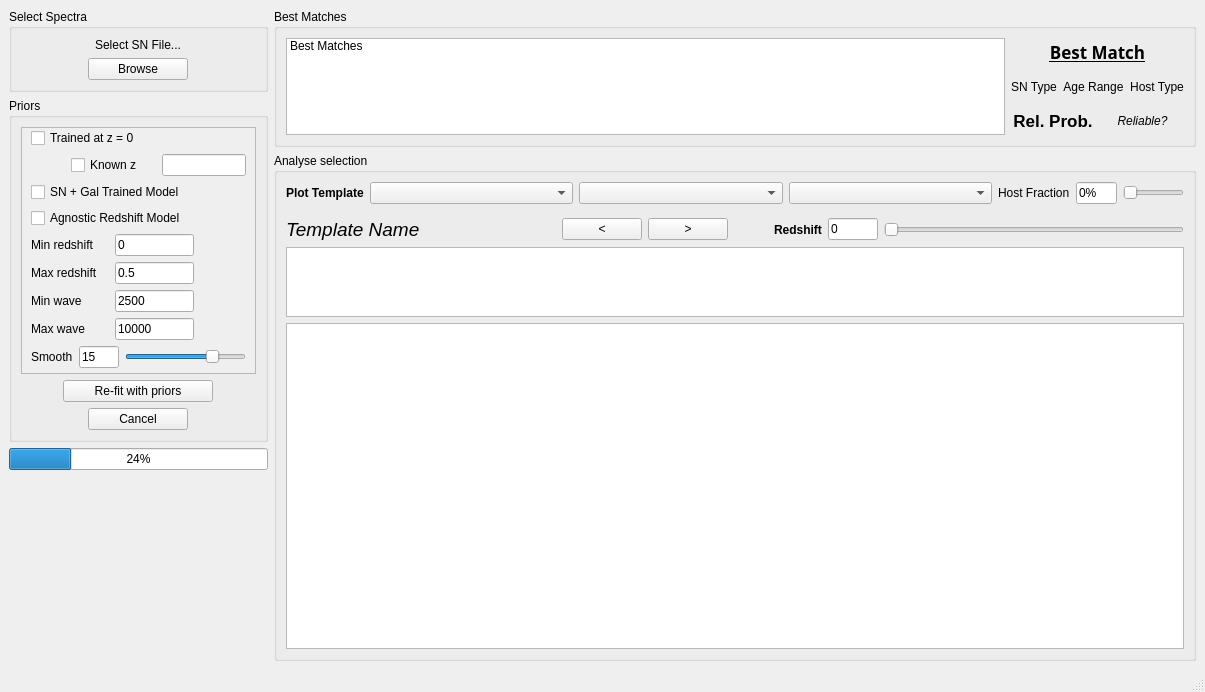
<?xml version="1.0" encoding="UTF-8"?>
<ui version="4.0">
 <class>MainWindow</class>
 <widget class="QMainWindow" name="MainWindow">
  <property name="geometry">
   <rect>
    <x>0</x>
    <y>0</y>
    <width>1205</width>
    <height>692</height>
   </rect>
  </property>
  <property name="windowTitle">
   <string>DASH</string>
  </property>
  <property name="windowOpacity">
   <double>1.000000000000000</double>
  </property>
  <widget class="QWidget" name="centralwidget">
   <layout class="QHBoxLayout" name="horizontalLayout_3" stretch="9,32">
    <item>
     <layout class="QVBoxLayout" name="verticalLayout" stretch="0,0,0,0">
      <property name="sizeConstraint">
       <enum>QLayout::SetMaximumSize</enum>
      </property>
      <property name="bottomMargin">
       <number>0</number>
      </property>
      <item>
       <widget class="QGroupBox" name="groupBox_2">
        <property name="title">
         <string>Select Spectra</string>
        </property>
        <layout class="QVBoxLayout" name="verticalLayout_7" stretch="0">
         <item>
          <layout class="QGridLayout" name="gridLayout_2" rowstretch="0,0" rowminimumheight="0,0">
           <property name="sizeConstraint">
            <enum>QLayout::SetDefaultConstraint</enum>
           </property>
           <item row="1" column="0" alignment="Qt::AlignHCenter">
            <widget class="QPushButton" name="btnBrowse">
             <property name="minimumSize">
              <size>
               <width>100</width>
               <height>0</height>
              </size>
             </property>
             <property name="maximumSize">
              <size>
               <width>100</width>
               <height>50</height>
              </size>
             </property>
             <property name="layoutDirection">
              <enum>Qt::LeftToRight</enum>
             </property>
             <property name="text">
              <string>Browse</string>
             </property>
            </widget>
           </item>
           <item row="0" column="0">
            <layout class="QHBoxLayout" name="horizontalLayout_8">
             <property name="sizeConstraint">
              <enum>QLayout::SetFixedSize</enum>
             </property>
             <item alignment="Qt::AlignHCenter|Qt::AlignVCenter">
              <widget class="QLabel" name="lblInputFilename">
               <property name="maximumSize">
                <size>
                 <width>200</width>
                 <height>16777215</height>
                </size>
               </property>
               <property name="text">
                <string>Select SN File...</string>
               </property>
              </widget>
             </item>
            </layout>
           </item>
          </layout>
         </item>
        </layout>
       </widget>
      </item>
      <item>
       <widget class="QGroupBox" name="groupBox">
        <property name="title">
         <string>Priors</string>
        </property>
        <layout class="QVBoxLayout" name="verticalLayout_6" stretch="1,0,0">
         <item>
          <widget class="QScrollArea" name="scrollArea">
           <property name="sizePolicy">
            <sizepolicy hsizetype="Expanding" vsizetype="Expanding">
             <horstretch>0</horstretch>
             <verstretch>0</verstretch>
            </sizepolicy>
           </property>
           <property name="widgetResizable">
            <bool>true</bool>
           </property>
           <widget class="QWidget" name="scrollAreaWidgetContents">
            <property name="geometry">
             <rect>
              <x>0</x>
              <y>0</y>
              <width>223</width>
              <height>263</height>
             </rect>
            </property>
            <layout class="QVBoxLayout" name="verticalLayout_4" stretch="0">
             <property name="topMargin">
              <number>0</number>
             </property>
             <property name="bottomMargin">
              <number>0</number>
             </property>
             <item>
              <layout class="QVBoxLayout" name="verticalLayout_5" stretch="1,1,2,2,3,1">
               <property name="bottomMargin">
                <number>5</number>
               </property>
               <item>
                <widget class="QCheckBox" name="checkBoxZeroZTrained">
                 <property name="text">
                  <string>Trained at z = 0</string>
                 </property>
                 <property name="checked">
                  <bool>false</bool>
                 </property>
                </widget>
               </item>
               <item>
                <layout class="QHBoxLayout" name="horizontalLayout" stretch="0,0,1,1">
                 <property name="bottomMargin">
                  <number>0</number>
                 </property>
                 <item>
                  <spacer name="horizontalSpacer">
                   <property name="orientation">
                    <enum>Qt::Horizontal</enum>
                   </property>
                   <property name="sizeHint" stdset="0">
                    <size>
                     <width>0</width>
                     <height>0</height>
                    </size>
                   </property>
                  </spacer>
                 </item>
                 <item>
                  <spacer name="horizontalSpacer_2">
                   <property name="orientation">
                    <enum>Qt::Horizontal</enum>
                   </property>
                   <property name="sizeHint" stdset="0">
                    <size>
                     <width>40</width>
                     <height>20</height>
                    </size>
                   </property>
                  </spacer>
                 </item>
                 <item>
                  <widget class="QCheckBox" name="checkBoxKnownZ">
                   <property name="text">
                    <string>Known z</string>
                   </property>
                  </widget>
                 </item>
                 <item>
                  <widget class="QLineEdit" name="lineEditKnownZ"/>
                 </item>
                </layout>
               </item>
               <item>
                <widget class="QCheckBox" name="checkBoxGalTrained">
                 <property name="text">
                  <string>SN + Gal Trained Model</string>
                 </property>
                </widget>
               </item>
               <item>
                <widget class="QCheckBox" name="checkBoxAgnosticZTrained">
                 <property name="text">
                  <string>Agnostic Redshift Model</string>
                 </property>
                 <property name="checkable">
                  <bool>true</bool>
                 </property>
                 <property name="tristate">
                  <bool>false</bool>
                 </property>
                </widget>
               </item>
               <item>
                <layout class="QGridLayout" name="gridLayout" columnstretch="3,3,2" columnminimumwidth="0,0,0">
                 <property name="topMargin">
                  <number>0</number>
                 </property>
                 <item row="1" column="2">
                  <spacer name="horizontalSpacer_5">
                   <property name="orientation">
                    <enum>Qt::Horizontal</enum>
                   </property>
                   <property name="sizeHint" stdset="0">
                    <size>
                     <width>40</width>
                     <height>20</height>
                    </size>
                   </property>
                  </spacer>
                 </item>
                 <item row="1" column="1">
                  <widget class="QLineEdit" name="lineEditMaxZ">
                   <property name="text">
                    <string>0.5</string>
                   </property>
                  </widget>
                 </item>
                 <item row="0" column="2">
                  <spacer name="horizontalSpacer_4">
                   <property name="orientation">
                    <enum>Qt::Horizontal</enum>
                   </property>
                   <property name="sizeHint" stdset="0">
                    <size>
                     <width>40</width>
                     <height>20</height>
                    </size>
                   </property>
                  </spacer>
                 </item>
                 <item row="3" column="0">
                  <widget class="QLabel" name="label_8">
                   <property name="text">
                    <string>Max wave</string>
                   </property>
                  </widget>
                 </item>
                 <item row="0" column="1">
                  <widget class="QLineEdit" name="lineEditMinZ">
                   <property name="text">
                    <string>0</string>
                   </property>
                  </widget>
                 </item>
                 <item row="1" column="0">
                  <widget class="QLabel" name="label_2">
                   <property name="text">
                    <string>Max redshift</string>
                   </property>
                  </widget>
                 </item>
                 <item row="0" column="0">
                  <widget class="QLabel" name="label">
                   <property name="text">
                    <string>Min redshift</string>
                   </property>
                  </widget>
                 </item>
                 <item row="2" column="0">
                  <widget class="QLabel" name="label_7">
                   <property name="text">
                    <string>Min wave</string>
                   </property>
                  </widget>
                 </item>
                 <item row="2" column="1">
                  <widget class="QLineEdit" name="lineEditMinWave">
                   <property name="text">
                    <string>2500</string>
                   </property>
                  </widget>
                 </item>
                 <item row="3" column="1">
                  <widget class="QLineEdit" name="lineEditMaxWave">
                   <property name="text">
                    <string>10000</string>
                   </property>
                  </widget>
                 </item>
                 <item row="2" column="2">
                  <spacer name="horizontalSpacer_6">
                   <property name="orientation">
                    <enum>Qt::Horizontal</enum>
                   </property>
                   <property name="sizeHint" stdset="0">
                    <size>
                     <width>40</width>
                     <height>20</height>
                    </size>
                   </property>
                  </spacer>
                 </item>
                 <item row="3" column="2">
                  <spacer name="horizontalSpacer_7">
                   <property name="orientation">
                    <enum>Qt::Horizontal</enum>
                   </property>
                   <property name="sizeHint" stdset="0">
                    <size>
                     <width>40</width>
                     <height>20</height>
                    </size>
                   </property>
                  </spacer>
                 </item>
                </layout>
               </item>
               <item>
                <layout class="QHBoxLayout" name="horizontalLayout_4">
                 <property name="bottomMargin">
                  <number>0</number>
                 </property>
                 <item>
                  <widget class="QLabel" name="label_3">
                   <property name="text">
                    <string>Smooth</string>
                   </property>
                  </widget>
                 </item>
                 <item>
                  <widget class="QLineEdit" name="lineEditSmooth">
                   <property name="maximumSize">
                    <size>
                     <width>40</width>
                     <height>16777215</height>
                    </size>
                   </property>
                   <property name="text">
                    <string>15</string>
                   </property>
                  </widget>
                 </item>
                 <item>
                  <widget class="QSlider" name="horizontalSliderSmooth">
                   <property name="maximum">
                    <number>20</number>
                   </property>
                   <property name="value">
                    <number>15</number>
                   </property>
                   <property name="orientation">
                    <enum>Qt::Horizontal</enum>
                   </property>
                  </widget>
                 </item>
                </layout>
               </item>
              </layout>
             </item>
            </layout>
           </widget>
          </widget>
         </item>
         <item>
          <layout class="QHBoxLayout" name="horizontalLayout_6">
           <property name="spacing">
            <number>-1</number>
           </property>
           <property name="topMargin">
            <number>0</number>
           </property>
           <item>
            <widget class="QPushButton" name="btnRefit">
             <property name="maximumSize">
              <size>
               <width>150</width>
               <height>16777215</height>
              </size>
             </property>
             <property name="text">
              <string>Re-fit with priors</string>
             </property>
            </widget>
           </item>
          </layout>
         </item>
         <item>
          <layout class="QHBoxLayout" name="horizontalLayout_7">
           <property name="topMargin">
            <number>0</number>
           </property>
           <item>
            <widget class="QPushButton" name="btnCancel">
             <property name="minimumSize">
              <size>
               <width>0</width>
               <height>0</height>
              </size>
             </property>
             <property name="maximumSize">
              <size>
               <width>100</width>
               <height>16777215</height>
              </size>
             </property>
             <property name="text">
              <string>Cancel</string>
             </property>
            </widget>
           </item>
          </layout>
         </item>
        </layout>
       </widget>
      </item>
      <item>
       <widget class="QProgressBar" name="progressBar">
        <property name="value">
         <number>24</number>
        </property>
       </widget>
      </item>
      <item>
       <spacer name="verticalSpacer">
        <property name="orientation">
         <enum>Qt::Vertical</enum>
        </property>
        <property name="sizeHint" stdset="0">
         <size>
          <width>20</width>
          <height>40</height>
         </size>
        </property>
       </spacer>
      </item>
     </layout>
    </item>
    <item>
     <layout class="QVBoxLayout" name="verticalLayout_2" stretch="3,11">
      <property name="sizeConstraint">
       <enum>QLayout::SetDefaultConstraint</enum>
      </property>
      <property name="rightMargin">
       <number>0</number>
      </property>
      <item>
       <widget class="QGroupBox" name="groupBox_3">
        <property name="title">
         <string>Best Matches</string>
        </property>
        <layout class="QVBoxLayout" name="verticalLayout_8">
         <item>
          <layout class="QHBoxLayout" name="horizontalLayout_5">
           <item>
            <widget class="QListWidget" name="listWidget">
             <item>
              <property name="text">
               <string>Best Matches</string>
              </property>
             </item>
            </widget>
           </item>
           <item>
            <layout class="QVBoxLayout" name="verticalLayout_10" stretch="0,0,0">
             <property name="rightMargin">
              <number>0</number>
             </property>
             <property name="bottomMargin">
              <number>0</number>
             </property>
             <item>
              <widget class="QLabel" name="label_6">
               <property name="font">
                <font>
                 <family>.SF NS Text</family>
                 <pointsize>13</pointsize>
                 <weight>75</weight>
                 <bold>true</bold>
                 <underline>true</underline>
                </font>
               </property>
               <property name="text">
                <string>Best Match</string>
               </property>
               <property name="alignment">
                <set>Qt::AlignCenter</set>
               </property>
              </widget>
             </item>
             <item>
              <layout class="QHBoxLayout" name="horizontalLayout_10">
               <property name="bottomMargin">
                <number>0</number>
               </property>
               <item>
                <widget class="QLabel" name="labelBestSnType">
                 <property name="text">
                  <string>SN Type</string>
                 </property>
                 <property name="alignment">
                  <set>Qt::AlignCenter</set>
                 </property>
                </widget>
               </item>
               <item>
                <widget class="QLabel" name="labelBestAgeRange">
                 <property name="text">
                  <string>Age Range</string>
                 </property>
                 <property name="alignment">
                  <set>Qt::AlignCenter</set>
                 </property>
                </widget>
               </item>
               <item>
                <widget class="QLabel" name="labelBestHostType">
                 <property name="text">
                  <string>Host Type</string>
                 </property>
                 <property name="alignment">
                  <set>Qt::AlignCenter</set>
                 </property>
                </widget>
               </item>
              </layout>
             </item>
             <item>
              <layout class="QHBoxLayout" name="horizontalLayout_11">
               <property name="bottomMargin">
                <number>0</number>
               </property>
               <item>
                <widget class="QLabel" name="labelBestRelProb">
                 <property name="font">
                  <font>
                   <pointsize>13</pointsize>
                   <weight>75</weight>
                   <bold>true</bold>
                  </font>
                 </property>
                 <property name="text">
                  <string>Rel. Prob.</string>
                 </property>
                 <property name="alignment">
                  <set>Qt::AlignCenter</set>
                 </property>
                </widget>
               </item>
               <item>
                <widget class="QLabel" name="labelReliableFlag">
                 <property name="font">
                  <font>
                   <italic>true</italic>
                  </font>
                 </property>
                 <property name="text">
                  <string>Reliable?</string>
                 </property>
                 <property name="alignment">
                  <set>Qt::AlignCenter</set>
                 </property>
                </widget>
               </item>
              </layout>
             </item>
            </layout>
           </item>
          </layout>
         </item>
        </layout>
       </widget>
      </item>
      <item>
       <widget class="QGroupBox" name="groupBox_4">
        <property name="title">
         <string>Analyse selection</string>
        </property>
        <layout class="QVBoxLayout" name="verticalLayout_9" stretch="0,0,1,5">
         <item>
          <layout class="QHBoxLayout" name="horizontalLayout_9" stretch="2,10,10,10,1,2,3">
           <property name="sizeConstraint">
            <enum>QLayout::SetDefaultConstraint</enum>
           </property>
           <property name="bottomMargin">
            <number>5</number>
           </property>
           <item>
            <widget class="QLabel" name="label_9">
             <property name="font">
              <font>
               <weight>75</weight>
               <bold>true</bold>
              </font>
             </property>
             <property name="text">
              <string>Plot Template</string>
             </property>
            </widget>
           </item>
           <item>
            <widget class="QComboBox" name="comboBoxSNType">
             <property name="editable">
              <bool>false</bool>
             </property>
            </widget>
           </item>
           <item>
            <widget class="QComboBox" name="comboBoxAge"/>
           </item>
           <item>
            <widget class="QComboBox" name="comboBoxHost"/>
           </item>
           <item>
            <widget class="QLabel" name="label_5">
             <property name="text">
              <string>Host Fraction</string>
             </property>
            </widget>
           </item>
           <item>
            <widget class="QLineEdit" name="lineEditHostFraction">
             <property name="text">
              <string>0%</string>
             </property>
            </widget>
           </item>
           <item>
            <widget class="QSlider" name="horizontalSliderHostFraction">
             <property name="maximum">
              <number>100</number>
             </property>
             <property name="orientation">
              <enum>Qt::Horizontal</enum>
             </property>
            </widget>
           </item>
          </layout>
         </item>
         <item>
          <layout class="QHBoxLayout" name="horizontalLayout_2" stretch="0,0,0,0,0,1,6">
           <property name="topMargin">
            <number>3</number>
           </property>
           <item>
            <widget class="QLabel" name="labelTemplateName">
             <property name="minimumSize">
              <size>
               <width>270</width>
               <height>0</height>
              </size>
             </property>
             <property name="font">
              <font>
               <pointsize>14</pointsize>
               <italic>true</italic>
              </font>
             </property>
             <property name="text">
              <string>Template Name</string>
             </property>
            </widget>
           </item>
           <item>
            <widget class="QPushButton" name="pushButtonLeftTemplate">
             <property name="text">
              <string>&lt;</string>
             </property>
            </widget>
           </item>
           <item>
            <widget class="QPushButton" name="pushButtonRightTemplate">
             <property name="text">
              <string>&gt;</string>
             </property>
            </widget>
           </item>
           <item>
            <spacer name="horizontalSpacer_3">
             <property name="orientation">
              <enum>Qt::Horizontal</enum>
             </property>
             <property name="sizeHint" stdset="0">
              <size>
               <width>40</width>
               <height>20</height>
              </size>
             </property>
            </spacer>
           </item>
           <item>
            <widget class="QLabel" name="label_4">
             <property name="font">
              <font>
               <weight>75</weight>
               <bold>true</bold>
              </font>
             </property>
             <property name="text">
              <string>Redshift</string>
             </property>
            </widget>
           </item>
           <item>
            <widget class="QLineEdit" name="lineEditRedshift">
             <property name="text">
              <string>0</string>
             </property>
            </widget>
           </item>
           <item>
            <widget class="QSlider" name="horizontalSliderRedshift">
             <property name="maximum">
              <number>10000</number>
             </property>
             <property name="orientation">
              <enum>Qt::Horizontal</enum>
             </property>
            </widget>
           </item>
          </layout>
         </item>
         <item>
          <widget class="PlotWidget" name="graphicsView_2"/>
         </item>
         <item>
          <widget class="PlotWidget" name="graphicsView"/>
         </item>
        </layout>
       </widget>
      </item>
     </layout>
    </item>
   </layout>
  </widget>
  <widget class="QMenuBar" name="menubar">
   <property name="geometry">
    <rect>
     <x>0</x>
     <y>0</y>
     <width>1205</width>
     <height>22</height>
    </rect>
   </property>
  </widget>
  <widget class="QStatusBar" name="statusBar"/>
 </widget>
 <customwidgets>
  <customwidget>
   <class>PlotWidget</class>
   <extends>QGraphicsView</extends>
   <header>pyqtgraph</header>
  </customwidget>
 </customwidgets>
 <resources/>
 <connections/>
</ui>
